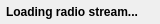
<?xml version="1.0" encoding="UTF-8"?>
<ui version="4.0">
 <class>RadioLoadingIndicator</class>
 <widget class="QWidget" name="RadioLoadingIndicator">
  <property name="geometry">
   <rect>
    <x>0</x>
    <y>0</y>
    <width>160</width>
    <height>24</height>
   </rect>
  </property>
  <property name="windowTitle">
   <string>Form</string>
  </property>
  <layout class="QHBoxLayout" name="horizontalLayout">
   <property name="spacing">
    <number>6</number>
   </property>
   <property name="leftMargin">
    <number>6</number>
   </property>
   <property name="topMargin">
    <number>4</number>
   </property>
   <property name="rightMargin">
    <number>6</number>
   </property>
   <property name="bottomMargin">
    <number>4</number>
   </property>
   <item>
    <widget class="QLabel" name="text">
     <property name="text">
      <string>&lt;span style=&quot; font-weight:600;&quot;&gt;Loading radio stream...&lt;/span&gt;</string>
     </property>
    </widget>
   </item>
   <item>
    <widget class="BusyIndicator" name="spinner">
     <property name="sizePolicy">
      <sizepolicy hsizetype="Fixed" vsizetype="Preferred">
       <horstretch>0</horstretch>
       <verstretch>0</verstretch>
      </sizepolicy>
     </property>
    </widget>
   </item>
  </layout>
 </widget>
 <customwidgets>
  <customwidget>
   <class>BusyIndicator</class>
   <extends>QLabel</extends>
   <header>busyindicator.h</header>
  </customwidget>
 </customwidgets>
 <resources/>
 <connections/>
</ui>
